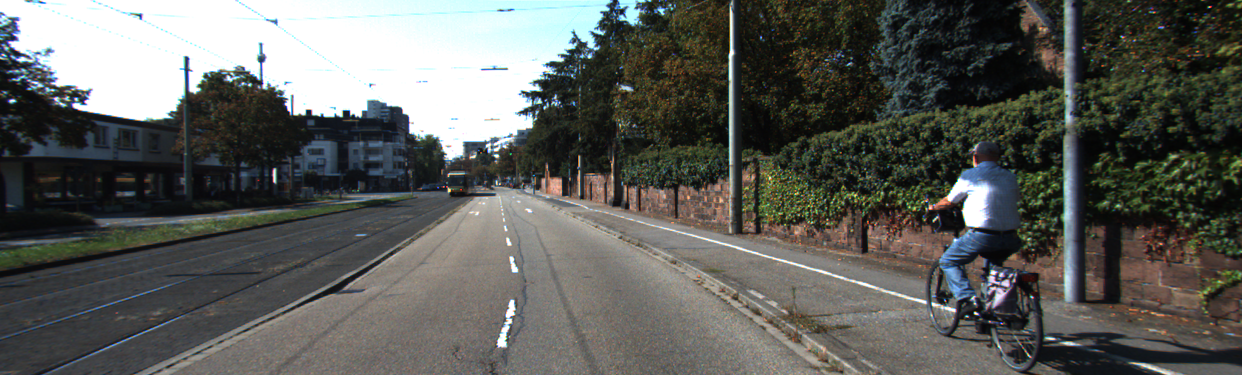
#> input picture data/img/um_000000.png, 1242 x 375 px
$ python data_similarity.py   (older library calls are emulated)
#> lines starting #> are read from the running program, lines starting #| are printed output that depends on the picture; long printed decimals are rounded
'''
This code is implemented to calculate the similarity between images.
Use cosin distance for image and point clouds
Use Hash distance + Histogram distance between images
'''
import sys
sys.path.append("..")
from PIL import Image
import cv2
from numpy import average, linalg, dot


## cosin distance

def get_thumbnail(image, size=(100, 330), greyscale=True):
    #image = image.resize(size, Image.ANTIALIAS)
    if greyscale:
        image = image.convert('L')
    return image


def image_similarity_vectors_via_numpy(image1, image2):

    image1 = get_thumbnail(image1)
    image2 = get_thumbnail(image2)
    images = [image1, image2]
    vectors = []
    norms = []
    for image in images:
        vector = []
        for pixel_tuple in image.getdata():
            vector.append(average(pixel_tuple))
        vectors.append(vector)
        norms.append(linalg.norm(vector, 2))
    a, b = vectors
    a_norm, b_norm = norms
    res = dot(a / a_norm, b / b_norm)
    return res


## hamming distance
'''
import cv2
import numpy as np
from compiler.ast import flatten
import sys

def pHash(imgfile):
    """get image pHash value"""
    #加载并调整图片为32x32灰度图片
    img=cv2.imread(imgfile)
    img=cv2.resize(img,(64,64),interpolation=cv2.INTER_CUBIC)

    #创建二维列表
    h, w = img.shape[:2]
    vis0 = np.zeros((h,w), np.float32)
    vis0[:h,:w] = img       #填充数据

    #二维Dct变换
    vis1 = cv2.dct(cv2.dct(vis0))
    #cv.SaveImage('a.jpg',cv.fromarray(vis0)) #保存图片
    vis1.resize(32,32)

    #把二维list变成一维list
    img_list=flatten(vis1.tolist())

    #计算均值
    avg = sum(img_list)*1./len(img_list)
    avg_list = ['0' if i<avg else '1' for i in img_list]

    #得到哈希值
    return ''.join(['%x' % int(''.join(avg_list[x:x+4]),2) for x in range(0,32*32,4)])
'''
'''
# 均值哈希算法
def ahash(image):
    # 将图片缩放为8*8的
    image =  cv2.resize(image, (8,8), interpolation=cv2.INTER_CUBIC)
    # 将图片转化为灰度图
    gray = cv2.cvtColor(image, cv2.COLOR_RGB2GRAY)
    # s为像素和初始灰度值，hash_str为哈希值初始值
    s = 0
    ahash_str = ''
    # 遍历像素累加和
    for i in range(8):
        for j in range(8):
            s = s+gray[i, j]
    # 计算像素平均值
    avg = s/64
    # 灰度大于平均值为1相反为0，得到图片的平均哈希值，此时得到的hash值为64位的01字符串
    ahash_str  = ''
    for i in range(8):
        for j in range(8):
            if gray[i,j]>avg:
                ahash_str = ahash_str + '1'
            else:
                ahash_str = ahash_str + '0'
    result = ''
    for i in range(0, 64, 4):
        result += ''.join('%x' % int(ahash_str[i: i + 4], 2))
    # print("ahash值：",result)
    return result

# 差异值哈希算法
def dhash(image):
    # 将图片转化为8*8
    image = cv2.resize(image,(8,8),interpolation=cv2.INTER_CUBIC )
    # 将图片转化为灰度图
    gray = cv2.cvtColor(image, cv2.COLOR_RGB2GRAY)
    dhash_str = ''
    for i in range(8):
        for j in range(8):
            if gray[i,j]>gray[i, j+1]:
                dhash_str = dhash_str + '1'
            else:
                dhash_str = dhash_str + '0'
    result = ''
    for i in range(0, 64, 4):
        result += ''.join('%x'%int(dhash_str[i: i+4],2))
    # print("dhash值",result)
    return result

# 计算两个哈希值之间的差异
def campHash(hash1, hash2):
    n = 0
    # hash长度不同返回-1,此时不能比较
    if len(hash1) != len(hash2):
        return -1
    # 如果hash长度相同遍历长度
    for i in range(len(hash1)):
        if hash1[i] != hash2[i]:
            n = n+1
    return n

def useHASH(img1,img2):
    hash1 = ahash(img1)
    print('img1的ahash值',hash1)
    hash2= dhash(img1)
    print('img1的dhash值',hash2)
    hash3= ahash(img2)
    print('img2的ahash值',hash3)
    hash4= dhash(img2)
    print('img2的dhash值',hash4)
    camphash1 = campHash(hash1, hash3)
    camphash2= campHash(hash2, hash4)
    print("ahash均值哈希差异度：",camphash1)
    print("dhash差异哈希差异度：",camphash2)
'''


if __name__ == "__main__":

    img1 = Image.open('../data/img/um_000000.png')
#> img1 is the input picture: PIL image 1242x375 RGB; mean R, G, B 92.4, 93.9, 89.7
    img2 = Image.open('../result/voxel_gray.png')
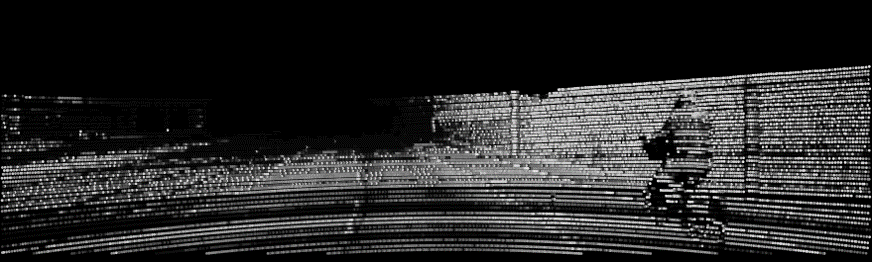
#> input picture result/voxel_gray.png, 872 x 262 px
#> img2 is the input picture: PIL image 872x262 P; mean R, G, B, A 40.6, 40.6, 40.6, 255
    # resize and get Region of Interest(ROI)
    img1 = img1.resize((100, 330),Image.ANTIALIAS)
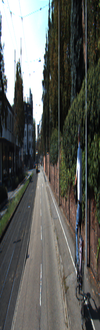
#> img1: PIL image 100x330 RGB; mean R, G, B 92.2, 93.8, 89.6
    img2 = img2.resize((100, 330),Image.ANTIALIAS)
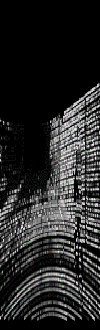
#> img2: PIL image 100x330 P; mean R, G, B, A 40.3, 40.4, 40.4, 255
    img1 = img1.crop((0, 29, 330, 100)) # (left, upper, right, lower)
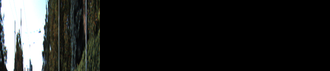
#> img1: PIL image 330x71 RGB; mean R, G, B 35.2, 36.4, 35.1
    img2 = img2.crop((0, 29, 330, 100))
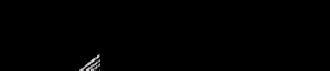
#> img2: PIL image 330x71 P; mean R, G, B, A 0.9, 0.9, 0.9, 255

    # cosin distance
    cosin = image_similarity_vectors_via_numpy(img1, img2)
#> in get_thumbnail, `image = image.convert('L')`:
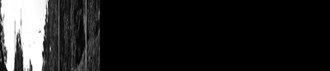
#> image: PIL image 330x71 L; min 0, max 255, mean 35.9
#> the loop in image_similarity_vectors_via_numpy, `for image in images:` made 2 passes
#> after the loop in image_similarity_vectors_via_numpy, `for image in images:`: norms = [13103.4, 1836.3]; vectors = 2 items
#> in image_similarity_vectors_via_numpy, `a, b = vectors`: a = 23430 items
#> in image_similarity_vectors_via_numpy, `a_norm, b_norm = norms`: a_norm = 13103.4; b_norm = 1836.3
#> in image_similarity_vectors_via_numpy, `res = dot(a / a_norm, b / b_norm)`: res = 0.042
#> cosin = 0.042
    print(cosin)
#| 0.04205
    '''
    #ph1 = pHash('./data/img/um_000000.png')
    #print(ph1)
    img1 = cv2.imread('./data/img/um_000000.png')
    img2 = cv2.imread('./result/um_000000_composition.png')
    useHASH(img1,img2)
    '''
